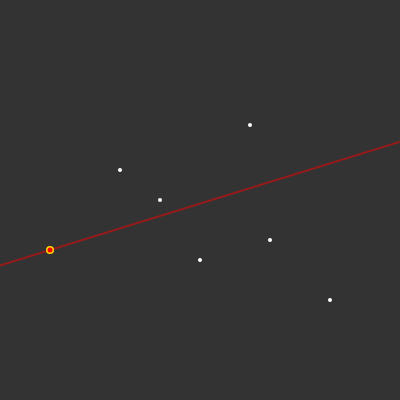
Frame 1 (no input)
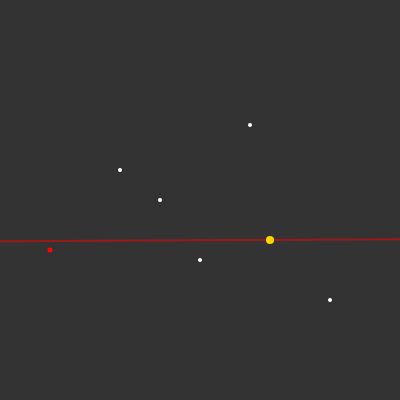
Frame 60 (no input)
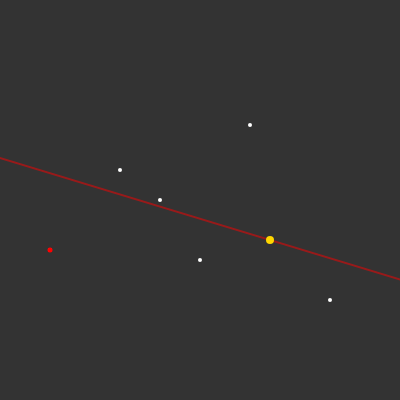
Frame 120 (the mouse pressed at the canvas centre since frame 60)

The p5.js sketch that drew these frames (run headless with seeded random() and noise() and a simulated clock; from frame 60 on, the mouse is pressed at the canvas centre):

// p5.js sketch
// ── sketch.js
// things you can configure

// set of points where no three points are collinear
let points = [
  [-80, -30],
  [-40, 0],
  [0, 60],
  [70, 40],
  [-150, 50],
  [130, 100],
  [50, -75]
]

const framerate = 60;
const angleSpeed = 0.005;
// a small margin can result in ignoring pints
const margin = 0.01;

// ---------------------------------

let pivot = 4;
let last_pivot = pivot;
let angle = -0.3;

function setup() {
  createCanvas(400, 400);
  frameRate(framerate)
}

function draw() {
  translate(width / 2, height / 2);
  background(51);

  stroke(255, 0, 0, 128)
  strokeWeight(2)
  drawLine(points[pivot])

  stroke(255)
  strokeWeight(4)
  drawPoints()

  stroke(255, 215, 0)
  strokeWeight(8)
  point(points[pivot][0], points[pivot][1])

  stroke(255, 0, 0)
  strokeWeight(5)
  point(points[last_pivot][0], points[last_pivot][1])

  let r = checkCollissions()
  if (r != null) {
    last_pivot = pivot;
    pivot = r;
  }

  angle += angleSpeed
  angle %= TWO_PI
}

function checkCollissions() {
  let [x, y] = points[pivot];
  const angleSlope = Math.tan(angle % PI)
  for (let i = 0; i < points.length; ++i) {
    if (i != pivot && i != last_pivot) {
      let [x1, y1] = points[i];
      let slope = (y1 - y) / (x1 - x)

      if (abs(slope - angleSlope) <= (margin + margin * abs(angleSlope))) {
        return i
      }
    }
  }
  return null
}

function drawPoints() {
  for (let i = 0; i < points.length; ++i) {
    let [x, y] = points[i];
    point(x, y)
  }
}

function drawLine(pivot) {
  let [x, y] = pivot
  let slope = Math.tan(angle)
  let x1 = x + width;
  let y1 = y + slope * (x1 - x);
  let x2 = x - width;
  let y2 = y + slope * (x2 - x);
  line(x1, y1, x2, y2)
}
